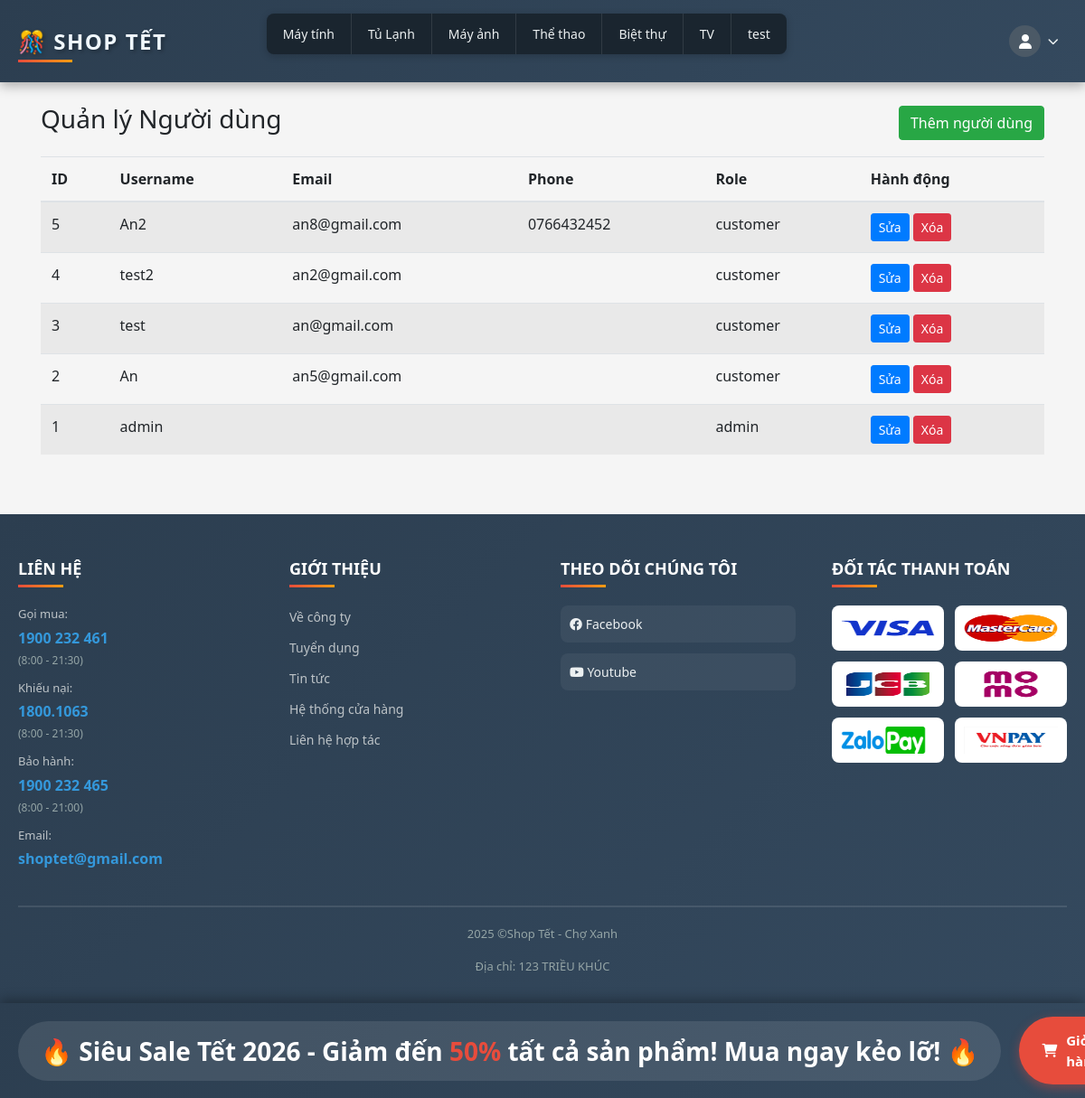
The app's page /index.php?page=admin_staff (signed in) with its own data.
### tables this page shows
CREATE TABLE `categories` (
  `id` int(11) NOT NULL,
  `name` varchar(100) NOT NULL
);

CREATE TABLE `users` (
  `id` int(11) NOT NULL,
  `username` varchar(50) NOT NULL,
  `password` varchar(255) NOT NULL,
  `email` varchar(100) DEFAULT NULL,
  `phone` varchar(15) DEFAULT NULL,
  `role` enum('admin','customer') DEFAULT 'customer'
);

### pages/admin_staff.php (the view, shortened to what this page needs)
<?php
include __DIR__ . '/../config/db.php';
$sql = "SELECT id, username, email, phone, role FROM users ORDER BY id DESC";
$res = $conn->query($sql);
?>
<div class="container mt-4">
    <div class="d-flex justify-content-between align-items-center mb-3">
        <h3>Quản lý Người dùng</h3>
        <a href="index.php?page=staff_add" class="btn btn-success">Thêm người dùng</a>
    </div>
    <?php if ($res && $res->num_rows > 0): ?>
        <table class="table table-striped">
            <thead>
                <tr>
                    <th>ID</th>
                    <th>Username</th>
                    <th>Email</th>
                    <th>Phone</th>
                    <th>Role</th>
                    <th>Hành động</th>
                </tr>
            </thead>
            <tbody>
                <?php while ($row = $res->fetch_assoc()): ?>
                    <tr>
                        <td><?php echo $row['id']; ?></td>
                        <td><?php echo htmlspecialchars($row['username'] ?? ''); ?></td>
                        <td><?php echo htmlspecialchars($row['email'] ?? ''); ?></td>
                        <td><?php echo htmlspecialchars($row['phone'] ?? ''); ?></td>
                        <td><?php echo htmlspecialchars($row['role'] ?? ''); ?></td>
                        <td>
                            <a href="index.php?page=staff_edit&id=<?php echo $row['id']; ?>" class="btn btn-sm btn-primary">Sửa</a>
                            <a href="index.php?page=staff_delete&id=<?php echo $row['id']; ?>" class="btn btn-sm btn-danger">Xóa</a>
                        </td>
                    </tr>
                <?php endwhile; ?>
            </tbody>
        </table>
    <?php else: ?>
        <div class="alert alert-info">Chưa có nhân viên nào.</div>
    <?php endif; ?>
</div>

### partials/head.php (shortened to what this page needs)
<?php
$isLoggedIn = false;
require_once __DIR__ . '/../config/db.php';
$sql = "SELECT id, name FROM categories";
$result = $conn->query($sql);
$categories = [];
while ($row = $result->fetch_assoc()) {
    $categories[] = $row;
}
if (isset($_SESSION['user_id'])) {
    $isLoggedIn = true;
}
?>
<!DOCTYPE html>
<html lang="vi">
<head>
    <link rel="stylesheet" href="https://stackpath.bootstrapcdn.com/bootstrap/4.5.2/css/bootstrap.min.css">
    <link rel="stylesheet" href="https://cdnjs.cloudflare.com/ajax/libs/font-awesome/6.0.0-beta3/css/all.min.css">
    <link rel="stylesheet" href="css/head.css">
    <link rel="stylesheet" href="css/product.css">
    <link rel="stylesheet" href="css/auth.css">
    <link rel="stylesheet" href="css/profile.css">
</head>
<body>
    <header>
        <div class="header-container">
            <div class="header-top">
                <a href="index.php" class="logo-link" style="color: aliceblue !important; text-decoration: none !important;">
                    <div class="logo" style="color: inherit; text-decoration: none;">🎊 Shop Tết</div>
                </a>
                <ul class="menu">
                    <?php
                    $visibleCount = 8;
                    $totalCategories = count($categories);
                    for ($i = 0; $i < min($visibleCount, $totalCategories); $i++):
                        $cat = $categories[$i];
                        ?>
                        <li>
                            <a href="index.php?page=category&id=<?= $cat['id'] ?>">
                                <?= htmlspecialchars($cat['name']) ?>
                            </a>
                        </li>
                    <?php endfor; ?>
                </ul>
                <?php if ($isLoggedIn): ?>
                    <div class="user-menu-container">
                        <div class="user-avatar-wrapper" id="userAvatar">
                            <div class="user-avatar">
                                <i class="fa-solid fa-user"></i>
                            </div>
                            <i class="fas fa-chevron-down caret-icon"></i>
                        </div>
                    </div>
                <?php endif; ?>
            </div>
        </div>
    </header>
    <div class="bottom-bar">
        <div class="bottom-container">
            <div class="ads-section">
                <div class="ads-text">
                    <span>🔥 Siêu Sale Tết 2026 - Giảm đến <b>50%</b> tất cả sản phẩm! Mua ngay kẻo lỡ! 🔥</span>
                </div>
            </div>
            <a href="index.php?page=cart" class="cart-button"><i class="fa-solid fa-cart-shopping"></i>Giỏ hàng</a>
        </div>
    </div>

### css/head.css (style rules this page uses)
* { margin: 0; padding: 0; box-sizing: border-box; }
html { height: 100%; }
body { font-family: 'Segoe UI', Tahoma, Geneva, Verdana, sans-serif; background-color: #f5f5f5; display: flex; flex-direction: column; min-height: 100vh; padding-bottom: 100px; }
header { background: linear-gradient(135deg, #2c3e50 0%, #34495e 100%); box-shadow: 0 4px 12px rgba(0, 0, 0, 0.3); position: sticky; top: 0; z-index: 1000; }
.header-container { max-width: 1200px; margin: 0 auto; padding: 0 20px; }
.header-top { display: flex; justify-content: space-between; align-items: center; padding: 15px 0; }
.logo { font-size: 24px; font-weight: bold; color: #fff; text-transform: uppercase; letter-spacing: 1.5px; text-shadow: 2px 2px 4px rgba(0, 0, 0, 0.3); position: relative; white-space: nowrap; }
.logo::after { content: ''; position: absolute; bottom: -5px; left: 0; width: 60px; height: 3px; background: linear-gradient(90deg, #e74c3c, #f39c12); }
.menu { list-style: none; display: flex; gap: 0; background-color: #1a252f; border-radius: 8px; overflow: hidden; box-shadow: 0 2px 8px rgba(0, 0, 0, 0.2); position: relative; }
.menu li { position: relative; }
.menu li a { display: block; padding: 12px 18px; color: #ecf0f1; text-decoration: none; font-size: 14px; font-weight: 500; transition: all 0.3s ease; position: relative; overflow: hidden; white-space: nowrap; }
.menu li a::before { content: ''; position: absolute; top: 0; left: -100%; width: 100%; height: 100%; background: linear-gradient(90deg, transparent, rgba(255, 255, 255, 0.1), transparent); transition: left 0.5s ease; }
.menu li a::after { content: ''; position: absolute; bottom: 0; left: 50%; width: 0; height: 3px; background: linear-gradient(90deg, #f39c12, #e74c3c); transition: all 0.3s ease; transform: translateX(-50%); }
.menu li:not(:last-child) a { border-right: 1px solid rgba(255, 255, 255, 0.1); }
.bottom-bar { position: fixed; bottom: 0; left: 0; right: 0; background: linear-gradient(135deg, #2c3e50 0%, #34495e 100%); box-shadow: 0 -4px 12px rgba(0, 0, 0, 0.3); z-index: 1000; padding: 15px 0; }
.bottom-container { max-width: 1200px; margin: 0 auto; padding: 0 20px; display: flex; align-items: center; justify-content: space-between; gap: 20px; }
.ads-section { flex: 1; display: flex; align-items: center; justify-content: space-between; background: rgba(255, 255, 255, 0.1); padding: 12px 25px; border-radius: 50px; gap: 20px; }
.ads-text { color: #fff; font-size: 16px; font-weight: 600; white-space: nowrap; }
.ads-text span { font-size: 28px; }
.ads-text b { color: #e74c3c; }
.cart-button { position: relative; background: #e74c3c; padding: 15px 25px; border-radius: 50px; display: flex; align-items: center; gap: 10px; color: #fff; text-decoration: none; font-weight: 600; font-size: 15px; transition: all 0.3s ease; box-shadow: 0 4px 12px rgba(231, 76, 60, 0.4); }
.logo-link { text-decoration: none; color: inherit; }

### css/profile.css (style rules this page uses)
.user-menu-container { position: relative; display: flex; align-items: center; width: 200px; justify-content: flex-end; }
.user-avatar-wrapper { display: flex; align-items: center; gap: 8px; cursor: pointer; padding: 5px 10px; border-radius: 50px; transition: background 0.2s; }
.user-avatar { width: 35px; height: 35px; background-color: #4b5966; color: white; border-radius: 50%; display: flex; align-items: center; justify-content: center; font-size: 16px; }
.caret-icon { color: #ecf0f1; font-size: 12px; }

### records on screen
categories: name "Máy tính"
categories: name "Tủ Lạnh"
categories: name "Máy ảnh"
categories: name "Thể thao"
categories: name "Biệt thự"
categories: name "TV"
categories: name "test"
users: id "5", username "An2", email "an8@gmail.com", phone "0766432452", role "customer"
users: id "4", username "test2", email "an2@gmail.com", role "customer"
users: id "3", username "test", email "an@gmail.com", role "customer"
users: id "2", username "An", email "an5@gmail.com", role "customer"
users: id "1", username "admin", role "admin"
